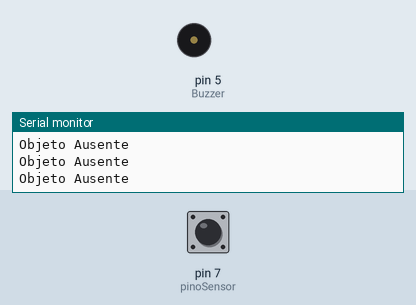
The sketch below on a simulated Arduino Uno, built with avr-gcc and run on an emulated ATmega328P. Shown: buzzer (waves = sounding, pin HIGH), the last lines printed to the serial monitor. Inputs (shaded band) come from the test bench; at power-on: pin 7 (pinoSensor) HIGH.

Above: at 1.2 s.
1.3 s: pin 7 (pinoSensor) driven LOW
At 2.4 s:
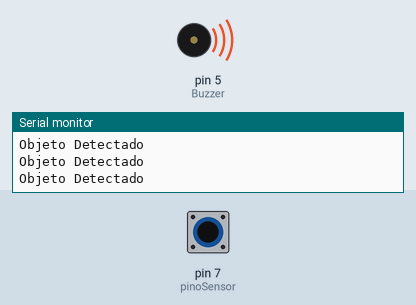
2.8 s: pin 7 (pinoSensor) driven HIGH
At 3.4 s:
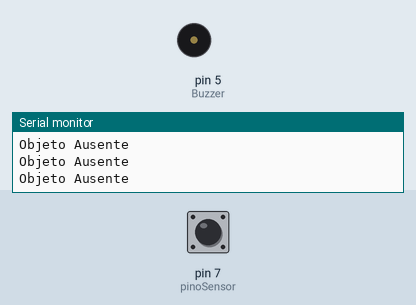
5.8 s: pin 7 (pinoSensor) pulsed LOW 2 times (0.12 s each, 0.3 s apart)
At 6.16 s:
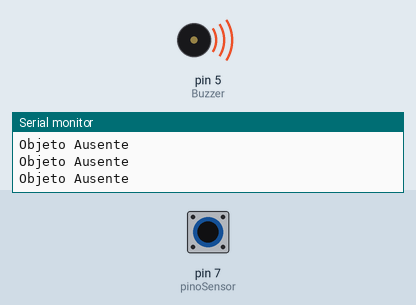
9.4 s: pin 7 (pinoSensor) pulsed LOW 2 times (0.12 s each, 0.3 s apart)
At 10.9 s:
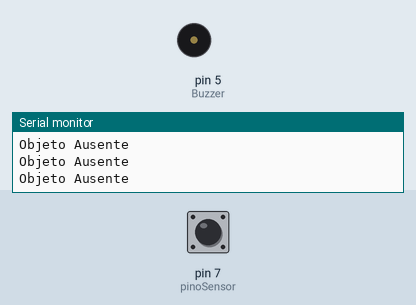
Timing chart, 0 to 12.4 s (numbered marks = the images above; inputs shaded):
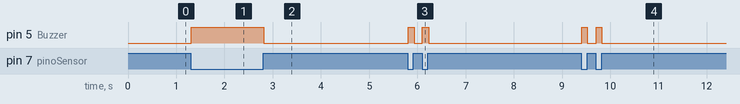

The sketch:

codigoantiglassesteste.ino
```cpp
int pinoSensor = 7; //PINO DIGITAL UTILIZADO PELO SENSOR
int Buzzer = 5;

void setup() {
  pinMode(pinoSensor, INPUT); //DEFINE O PINO COMO ENTRADA
  pinMode(Buzzer, OUTPUT);
  Serial.begin(9600);
}

void loop() {
  if (digitalRead(pinoSensor) == LOW) { //SE A LEITURA DO PINO FOR IGUAL A LOW, FAZ
    digitalWrite(Buzzer, HIGH);
    Serial.println("Objeto Detectado");
  } else { //SENÃO, FAZ
    digitalWrite(Buzzer, LOW);
    Serial.println("Objeto Ausente");
  }
}
```

Measured:
- after the input at 1.3 s, pin 5 (Buzzer): LOW → HIGH at once
- after the input at 2.8 s, pin 5 (Buzzer): HIGH → LOW at once
- after the input at 5.8 s, pin 5 (Buzzer): alternates HIGH for 0.13 s and LOW for 0.17 s, 4 changes in all, then stays LOW, starting at once
- after the input at 9.4 s, pin 5 (Buzzer): alternates HIGH for 0.11 s and LOW for 0.18 s, 4 changes in all, then stays LOW, starting at once
